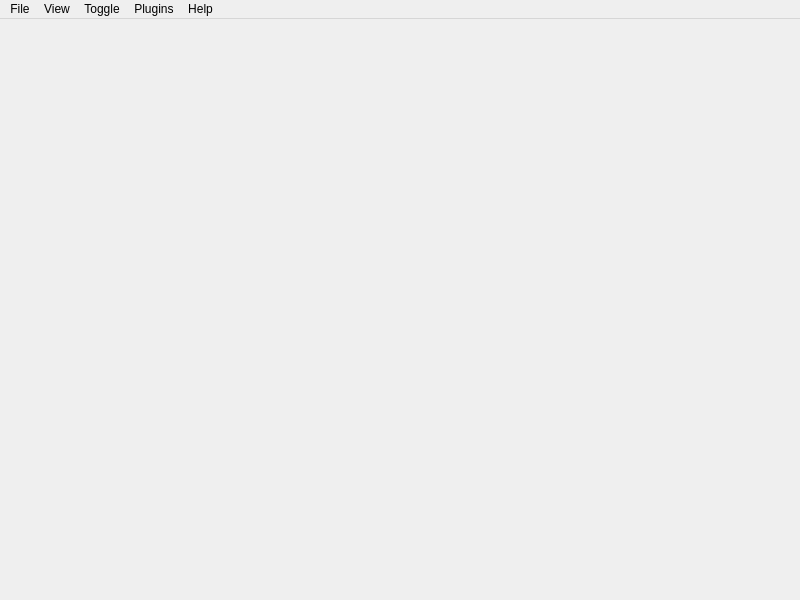
<?xml version="1.0" encoding="UTF-8"?>
<ui version="4.0">
 <class>MainWindow</class>
 <widget class="QMainWindow" name="MainWindow">
  <property name="geometry">
   <rect>
    <x>0</x>
    <y>0</y>
    <width>800</width>
    <height>600</height>
   </rect>
  </property>
  <widget class="QWidget" name="centralwidget"/>
  <widget class="QMenuBar" name="menubar">
   <property name="geometry">
    <rect>
     <x>0</x>
     <y>0</y>
     <width>800</width>
     <height>37</height>
    </rect>
   </property>
   <widget class="QMenu" name="menuFile">
    <property name="title">
     <string>File</string>
    </property>
    <widget class="QMenu" name="menuLoad_Volume">
     <property name="title">
      <string>Load Volume</string>
     </property>
     <addaction name="actionLoad_1_Volume"/>
     <addaction name="actionLoad_2_Volumes"/>
     <addaction name="actionLoad_3_Volumes"/>
     <addaction name="actionLoad_4_Volumes"/>
    </widget>
    <widget class="QMenu" name="menuLoad_Geometry">
     <property name="title">
      <string>Load Geometry</string>
     </property>
     <addaction name="actionNetwork"/>
     <addaction name="actionTriset"/>
     <addaction name="actionPoints"/>
     <addaction name="actionPaths"/>
     <addaction name="actionGrids"/>
    </widget>
    <addaction name="menuLoad_Volume"/>
    <addaction name="actionLoad_Volumes"/>
    <addaction name="actionLoad_Project"/>
    <addaction name="menuLoad_Geometry"/>
    <addaction name="actionLoad_TFfromproject"/>
    <addaction name="actionImport_Keyframes"/>
    <addaction name="separator"/>
    <addaction name="actionSave_Project"/>
    <addaction name="actionSave_ProjectAs"/>
    <addaction name="separator"/>
    <addaction name="actionSave_Image"/>
    <addaction name="actionSave_ImageSequence"/>
    <addaction name="actionSave_Movie"/>
    <addaction name="separator"/>
    <addaction name="actionExit"/>
   </widget>
   <widget class="QMenu" name="menuView">
    <property name="title">
     <string>View</string>
    </property>
   </widget>
   <widget class="QMenu" name="menuToggle">
    <property name="tearOffEnabled">
     <bool>true</bool>
    </property>
    <property name="title">
     <string>Toggle</string>
    </property>
    <widget class="QMenu" name="menuFlip_Texture_Coordinates">
     <property name="title">
      <string>Flip Texture Coordinates</string>
     </property>
     <addaction name="actionFlip_ImageX"/>
     <addaction name="actionFlip_ImageY"/>
     <addaction name="actionFlip_ImageZ"/>
    </widget>
    <widget class="QMenu" name="menuRender_Quality">
     <property name="title">
      <string>Render Quality</string>
     </property>
     <addaction name="actionNormal"/>
     <addaction name="actionLow"/>
     <addaction name="actionVeryLow"/>
    </widget>
    <widget class="QMenu" name="menuAnaglyph_Stereo_2">
     <property name="title">
      <string>Stereo</string>
     </property>
     <addaction name="actionRedCyan"/>
     <addaction name="actionRedBlue"/>
     <addaction name="actionCrosseye"/>
     <addaction name="actionFor3DTV"/>
    </widget>
    <widget class="QMenu" name="menuCamera_Type">
     <property name="title">
      <string>Camera Type</string>
     </property>
     <addaction name="actionPerspective"/>
     <addaction name="actionOrthographic"/>
    </widget>
    <addaction name="actionImage_Size"/>
    <addaction name="actionStatusBar"/>
    <addaction name="separator"/>
    <addaction name="actionHiresMode"/>
    <addaction name="separator"/>
    <addaction name="actionShadowRender"/>
    <addaction name="menuCamera_Type"/>
    <addaction name="menuAnaglyph_Stereo_2"/>
    <addaction name="actionAxes"/>
    <addaction name="actionBoundingBox"/>
    <addaction name="actionDepthcue"/>
    <addaction name="actionMouse_Grab"/>
    <addaction name="actionVisibility"/>
    <addaction name="separator"/>
    <addaction name="actionSwitch_To1D"/>
    <addaction name="actionEnable_Mask"/>
    <addaction name="separator"/>
    <addaction name="actionLinear_TextureInterpolation"/>
    <addaction name="actionSpline_PositionInterpolation"/>
    <addaction name="actionBottom_Text"/>
    <addaction name="separator"/>
    <addaction name="actionEmptySpaceSkip"/>
    <addaction name="menuRender_Quality"/>
    <addaction name="separator"/>
    <addaction name="actionUse_stillvolume"/>
    <addaction name="actionUse_dragvolume"/>
    <addaction name="actionUse_dragvolumeforshadows"/>
    <addaction name="separator"/>
    <addaction name="menuFlip_Texture_Coordinates"/>
   </widget>
   <widget class="QMenu" name="menuHelp">
    <property name="title">
     <string>Help</string>
    </property>
    <addaction name="actionAbout"/>
   </widget>
   <widget class="QMenu" name="menuPlugins">
    <property name="title">
     <string>Plugins</string>
    </property>
   </widget>
   <addaction name="menuFile"/>
   <addaction name="menuView"/>
   <addaction name="menuToggle"/>
   <addaction name="menuPlugins"/>
   <addaction name="menuHelp"/>
  </widget>
  <widget class="QStatusBar" name="statusBar">
   <property name="enabled">
    <bool>false</bool>
   </property>
   <property name="sizeGripEnabled">
    <bool>false</bool>
   </property>
  </widget>
  <action name="actionLoad_1_Volume">
   <property name="text">
    <string>Load 1 Volume</string>
   </property>
   <property name="whatsThis">
    <string/>
   </property>
  </action>
  <action name="actionLoad_2_Volumes">
   <property name="text">
    <string>Load 2 Volumes</string>
   </property>
  </action>
  <action name="actionLoad_3_Volumes">
   <property name="text">
    <string>Load 3 Volumes</string>
   </property>
  </action>
  <action name="actionLoad_4_Volumes">
   <property name="text">
    <string>Load 4 Volumes</string>
   </property>
  </action>
  <action name="actionLoad_Project">
   <property name="text">
    <string>Load Project</string>
   </property>
  </action>
  <action name="actionLoad_TFfromproject">
   <property name="text">
    <string>Import transfer functions from project</string>
   </property>
  </action>
  <action name="actionSave_Project">
   <property name="text">
    <string>Save Project</string>
   </property>
   <property name="iconText">
    <string>Save Project (Ctrl + S)</string>
   </property>
   <property name="shortcut">
    <string>Ctrl+S</string>
   </property>
  </action>
  <action name="actionSave_ProjectAs">
   <property name="text">
    <string>Save Project As</string>
   </property>
   <property name="shortcut">
    <string>Ctrl+Shift+S</string>
   </property>
  </action>
  <action name="actionSave_ImageSequence">
   <property name="text">
    <string>Save Image Sequence</string>
   </property>
  </action>
  <action name="actionSave_Movie">
   <property name="text">
    <string>Save Movie</string>
   </property>
  </action>
  <action name="actionExit">
   <property name="text">
    <string>Exit</string>
   </property>
  </action>
  <action name="actionImage_Size">
   <property name="text">
    <string>Image Size</string>
   </property>
  </action>
  <action name="actionHelp">
   <property name="text">
    <string>Help</string>
   </property>
  </action>
  <action name="actionMouse_Grab">
   <property name="text">
    <string>Mouse Grab (g)</string>
   </property>
  </action>
  <action name="actionSwitch_To1D">
   <property name="checkable">
    <bool>true</bool>
   </property>
   <property name="text">
    <string>1D Transfer Functions</string>
   </property>
  </action>
  <action name="actionEnable_Mask">
   <property name="checkable">
    <bool>true</bool>
   </property>
   <property name="enabled">
    <bool>false</bool>
   </property>
   <property name="text">
    <string>Enable Mask</string>
   </property>
   <property name="visible">
    <bool>false</bool>
   </property>
  </action>
  <action name="actionLinear_TextureInterpolation">
   <property name="checkable">
    <bool>true</bool>
   </property>
   <property name="checked">
    <bool>true</bool>
   </property>
   <property name="text">
    <string>Linear Texture Interpolation</string>
   </property>
  </action>
  <action name="actionFlip_ImageX">
   <property name="checkable">
    <bool>true</bool>
   </property>
   <property name="text">
    <string>X</string>
   </property>
  </action>
  <action name="actionFlip_ImageY">
   <property name="checkable">
    <bool>true</bool>
   </property>
   <property name="text">
    <string>Y</string>
   </property>
  </action>
  <action name="actionFlip_ImageZ">
   <property name="checkable">
    <bool>true</bool>
   </property>
   <property name="text">
    <string>Z</string>
   </property>
  </action>
  <action name="actionImport_Keyframes">
   <property name="text">
    <string>Import Keyframes</string>
   </property>
  </action>
  <action name="actionNetwork">
   <property name="text">
    <string>Network (Graph)</string>
   </property>
  </action>
  <action name="actionTriset">
   <property name="text">
    <string>Triset</string>
   </property>
  </action>
  <action name="actionPoints">
   <property name="text">
    <string>Points</string>
   </property>
  </action>
  <action name="actionPaths">
   <property name="text">
    <string>Paths/Vectors</string>
   </property>
  </action>
  <action name="actionGrids">
   <property name="text">
    <string>Grids</string>
   </property>
  </action>
  <action name="actionSpline_PositionInterpolation">
   <property name="checkable">
    <bool>true</bool>
   </property>
   <property name="checked">
    <bool>true</bool>
   </property>
   <property name="text">
    <string>Spline Position Interpolation</string>
   </property>
  </action>
  <action name="actionDepthcue">
   <property name="checkable">
    <bool>true</bool>
   </property>
   <property name="checked">
    <bool>true</bool>
   </property>
   <property name="text">
    <string>Depthcue (d)</string>
   </property>
  </action>
  <action name="actionUse_dragvolumeforshadows">
   <property name="checkable">
    <bool>true</bool>
   </property>
   <property name="checked">
    <bool>false</bool>
   </property>
   <property name="text">
    <string>Use dragvolume for shadows (j)</string>
   </property>
  </action>
  <action name="actionUse_dragvolume">
   <property name="checkable">
    <bool>true</bool>
   </property>
   <property name="text">
    <string>Use dragvolume (l)</string>
   </property>
  </action>
  <action name="actionBottom_Text">
   <property name="checkable">
    <bool>true</bool>
   </property>
   <property name="checked">
    <bool>true</bool>
   </property>
   <property name="text">
    <string>Bottom Text (?)</string>
   </property>
  </action>
  <action name="actionVeryLowQuality">
   <property name="checkable">
    <bool>true</bool>
   </property>
   <property name="text">
    <string>Very Low Quality Render</string>
   </property>
  </action>
  <action name="actionLowQuality">
   <property name="checkable">
    <bool>true</bool>
   </property>
   <property name="text">
    <string>Low Quality Render</string>
   </property>
  </action>
  <action name="actionNormalRender">
   <property name="checkable">
    <bool>true</bool>
   </property>
   <property name="checked">
    <bool>true</bool>
   </property>
   <property name="text">
    <string>Normal Render</string>
   </property>
  </action>
  <action name="actionNormal">
   <property name="checkable">
    <bool>true</bool>
   </property>
   <property name="checked">
    <bool>true</bool>
   </property>
   <property name="text">
    <string>Normal (0)</string>
   </property>
  </action>
  <action name="actionLow">
   <property name="checkable">
    <bool>true</bool>
   </property>
   <property name="text">
    <string>Low (9)</string>
   </property>
  </action>
  <action name="actionVeryLow">
   <property name="checkable">
    <bool>true</bool>
   </property>
   <property name="text">
    <string>Very Low (8)</string>
   </property>
  </action>
  <action name="actionUse_stillvolume">
   <property name="checkable">
    <bool>true</bool>
   </property>
   <property name="text">
    <string>Always high quality render (h)</string>
   </property>
  </action>
  <action name="actionEmptySpaceSkip">
   <property name="checkable">
    <bool>true</bool>
   </property>
   <property name="checked">
    <bool>true</bool>
   </property>
   <property name="text">
    <string>Skip Empty Region (e)</string>
   </property>
  </action>
  <action name="actionShadowRender">
   <property name="checkable">
    <bool>true</bool>
   </property>
   <property name="text">
    <string>Shadow Render (1)</string>
   </property>
  </action>
  <action name="actionVisibility">
   <property name="checkable">
    <bool>false</bool>
   </property>
   <property name="text">
    <string>Visibility (v)</string>
   </property>
  </action>
  <action name="actionAxes">
   <property name="checkable">
    <bool>true</bool>
   </property>
   <property name="text">
    <string>Axes (a)</string>
   </property>
  </action>
  <action name="actionBoundingBox">
   <property name="checkable">
    <bool>true</bool>
   </property>
   <property name="text">
    <string>Bounding Box (b)</string>
   </property>
  </action>
  <action name="actionStatusBar">
   <property name="checkable">
    <bool>true</bool>
   </property>
   <property name="text">
    <string>Status Bar</string>
   </property>
   <property name="visible">
    <bool>true</bool>
   </property>
  </action>
  <action name="actionRedBlue">
   <property name="checkable">
    <bool>true</bool>
   </property>
   <property name="text">
    <string>Red-Blue (3)</string>
   </property>
  </action>
  <action name="actionRedCyan">
   <property name="checkable">
    <bool>true</bool>
   </property>
   <property name="text">
    <string>Red-Cyan (2)</string>
   </property>
  </action>
  <action name="actionPerspective">
   <property name="checkable">
    <bool>true</bool>
   </property>
   <property name="checked">
    <bool>true</bool>
   </property>
   <property name="text">
    <string>Perspective</string>
   </property>
  </action>
  <action name="actionOrthographic">
   <property name="checkable">
    <bool>true</bool>
   </property>
   <property name="text">
    <string>Orthographic</string>
   </property>
  </action>
  <action name="actionCrosseye">
   <property name="checkable">
    <bool>true</bool>
   </property>
   <property name="text">
    <string>Crosseye (4)</string>
   </property>
  </action>
  <action name="actionAbout">
   <property name="text">
    <string>About</string>
   </property>
  </action>
  <action name="actionSave_Image">
   <property name="text">
    <string>Save Image</string>
   </property>
   <property name="shortcut">
    <string>Alt+S</string>
   </property>
  </action>
  <action name="actionFor3DTV">
   <property name="checkable">
    <bool>true</bool>
   </property>
   <property name="text">
    <string>3D TV (5)</string>
   </property>
  </action>
  <action name="actionHiresMode">
   <property name="checkable">
    <bool>true</bool>
   </property>
   <property name="text">
    <string>Hires Mode (F2)</string>
   </property>
  </action>
  <action name="actionLoad_Volumes">
   <property name="text">
    <string>Load Volumes</string>
   </property>
  </action>
 </widget>
 <resources/>
 <connections/>
</ui>
